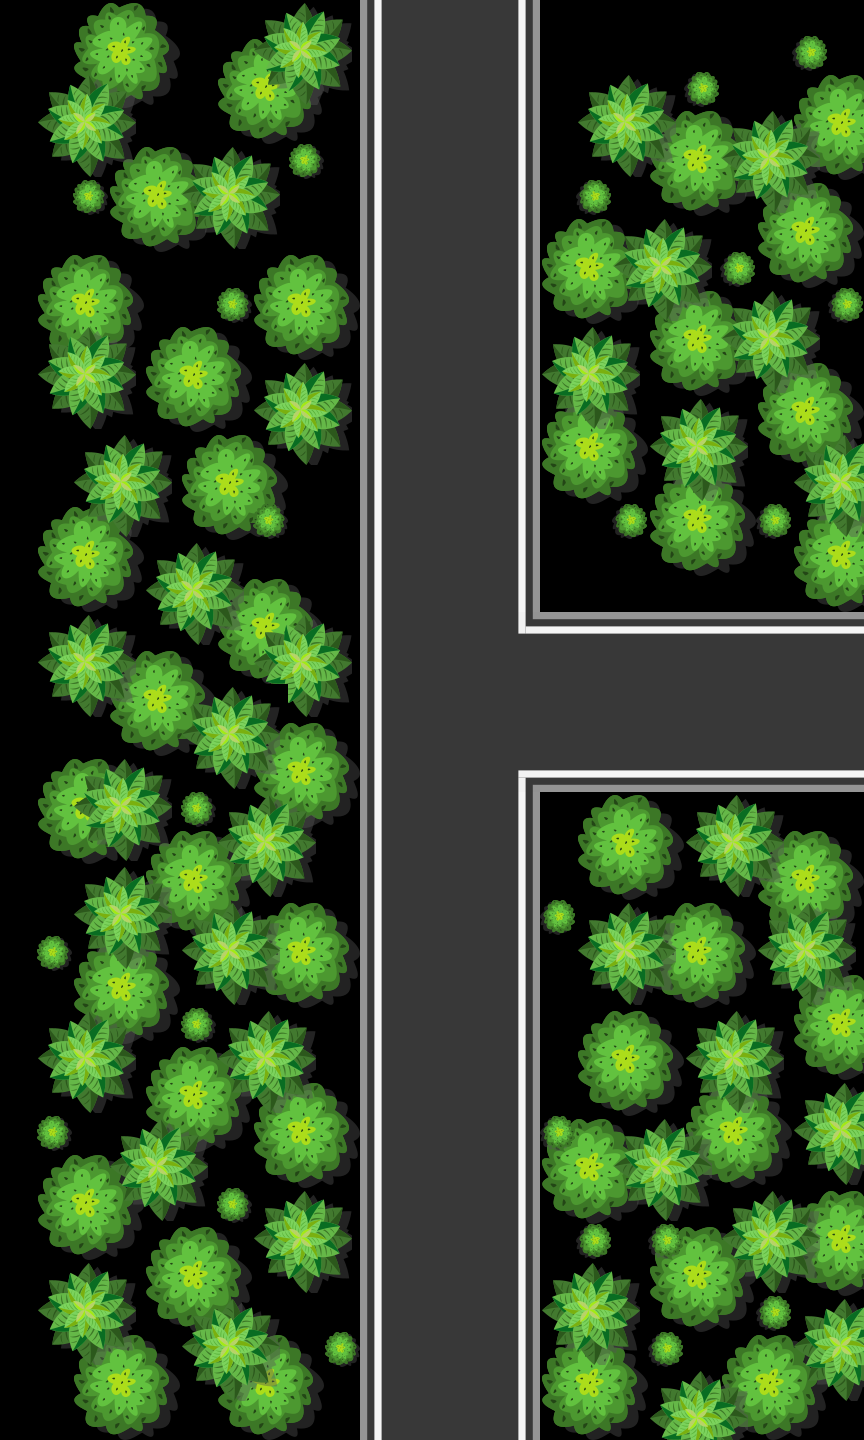

The image is a tile-based game level rendered from a .tmx file. Its description and source (layers, tilesets, objects; grid data summarised) follow:
An orthogonal 24x40 tile map with 36x36 px tiles, 2 tile layers (Road Map, Tile Layer 2) and 21 objects (2x 1, 2x 2, 2x 3, 2x 4, 5, ...).

<map version="1.8" tiledversion="1.8.0" orientation="orthogonal" renderorder="right-down" width="24" height="40" tilewidth="36" tileheight="36" infinite="0" nextlayerid="7" nextobjectid="87">
 <tileset firstgid="1" name="new_tile_map" tilewidth="36" tileheight="36" tilecount="784" columns="28">
  <image source="../map_tileset/new_tile_map.png" width="1024" height="1024" />
 </tileset>
 <layer id="1" name="Road Map" width="24" height="40">
  <data>[960 cells, 602 non-empty, 12 distinct tile ids]</data>
 </layer>
 <layer id="6" name="Tile Layer 2" width="24" height="40">
  <data>[960 cells, 343 non-empty, 10 distinct tile ids]</data>
 </layer>
 <objectgroup id="2" name="Follow Path 2">
  <object id="8" name="1" x="486" y="894">
   <ellipse />
  </object>
  <object id="9" name="2" x="486" y="790">
   <ellipse />
  </object>
  <object id="33" name="3" x="486" y="9">
   <ellipse />
  </object>
  <object id="59" name="4" x="493" y="-115">
   <ellipse />
  </object>
 </objectgroup>
 <objectgroup id="3" name="Follow Path 1" visible="0">
  <object id="2" name="1" x="637" y="664">
   <ellipse />
  </object>
  <object id="3" name="2" x="578" y="664">
   <ellipse />
  </object>
  <object id="4" name="3" x="517" y="667">
   <ellipse />
  </object>
  <object id="5" name="4" x="466" y="671">
   <ellipse />
  </object>
  <object id="53" name="5" x="424" y="682">
   <ellipse />
  </object>
  <object id="54" name="6" x="413" y="724">
   <ellipse />
  </object>
  <object id="55" name="7" x="412" y="1427">
   <ellipse />
  </object>
  <object id="69" name="8" x="406" y="1570">
   <ellipse />
  </object>
 </objectgroup>
 <objectgroup id="4" name="tr_lights" visible="0">
  <object id="71" name="tr_light_1_1" x="551" y="887">
   <ellipse />
  </object>
  <object id="72" name="tr_light_1_2" x="348" y="500">
   <ellipse />
  </object>
  <object id="73" name="tr_light_1_3" x="548" y="581">
   <ellipse />
  </object>
 </objectgroup>
 <objectgroup id="5" name="road_signs" visible="0">
  <object id="80" name="sign_1_1" x="542" y="946">
   <ellipse />
  </object>
  <object id="81" name="sign_1_2" x="542" y="990">
   <ellipse />
  </object>
  <object id="82" name="sign_2_1" x="302" y="491">
   <ellipse />
  </object>
  <object id="83" name="sign_2_2" x="307" y="426">
   <ellipse />
  </object>
  <object id="84" name="sign_3_1" x="647" y="621">
   <ellipse />
  </object>
  <object id="85" name="sign_3_2" x="708" y="617">
   <ellipse />
  </object>
 </objectgroup>
</map>
